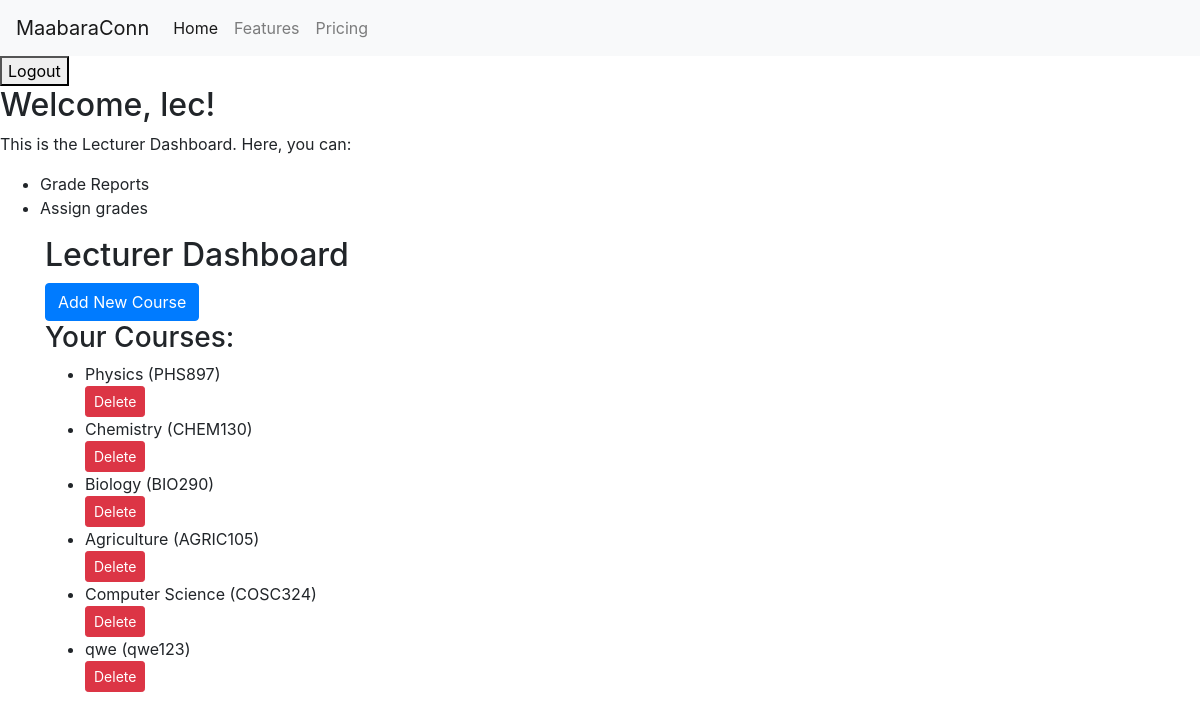
/users/dashboard/ (signed in), run on the app's committed database.
### users/models.py (models this page shows, shortened)
class User(AbstractUser):
    class Role(models.TextChoices):
        STUDENT = 'ST', _('Student')
        LAB_TECH = 'LT', _('Lab Technician')
        LECTURER = 'LE', _('Lecturer')
    role = models.CharField(
        max_length=2,
        choices=Role.choices,
        default=Role.STUDENT,
    )
    groups = models.ManyToManyField(Group, verbose_name=_('groups'), blank=True, help_text=_(
        'The groups this user belongs to. A user will get all permissions granted to each of their groups.'),
        related_name="user_set_custom",
        related_query_name="user",
    )
    user_permissions = models.ManyToManyField(
        Permission,
        verbose_name=_('user permissions'),
        blank=True,
        help_text=_('Specific permissions for this user.'),
        related_name="user_set_custom",
        related_query_name="user",
    )

class Course(models.Model):
    name = models.CharField(max_length=255, unique=True)
    code = models.CharField(max_length=10, unique=True)
    lecturer = models.ForeignKey(
        User, on_delete=models.CASCADE, related_name='courses')
    student = models.ManyToManyField(
        User, related_name='enrolled_courses', blank=False)

### users/views.py (the view, shortened to what this page needs)
# urls.py: path('dashboard/', views.dashboard, name='dashboard'),
@login_required
def dashboard(request):
    if request.user.role == User.Role.STUDENT:
        courses = Course.objects.filter(
            student=request.user)  # Example query
        lab_reports = LabReport.objects.filter(
            creator=request.user)  # Example query
        grades = Grade.objects.filter(
            lab_report__creator=request.user)  # Example query
        enrolled_courses = request.user.enrolled_courses.all()
        available_courses = Course.objects.exclude(
            id__in=enrolled_courses.values_list('id', flat=True))
        lab_reports = LabReport.objects.filter(creator=request.user)
        grades = Grade.objects.filter(lab_report__creator=request.user)
        context = {
            'enrolled_courses': enrolled_courses,
            'available_courses': available_courses,
            'lab_reports': lab_reports,
            'grades': grades,
            'courses': courses
        }
        return render(request, 'users/student_dashboard.html', context)
    elif request.user.role == User.Role.LECTURER:
        courses_taught = Course.objects.filter(
            lecturer=request.user)  # Example query
        pending_reports = LabReport.objects.filter(
            laboratory__course__lecturer=request.user, status='Pending')  # Example query
        context = {
            'courses': courses_taught,
            'pending_reports': pending_reports,
        }
        return render(request, 'users/lecturer_dashboard.html', context)
    else:
        return HttpResponse("Your role is not defined for a specific dashboard.")

### users/templates/users/lecturer_dashboard.html (shortened to what this page needs)
{% extends 'base.html' %} {% block content %}
<h2>Welcome, {{ request.user.username }}!</h2>
<p>This is the Lecturer Dashboard. Here, you can:</p>
<ul>
  <li>Grade Reports</li>
  <li>Assign grades</li>
</ul>
<div class="container">
  <h2>Lecturer Dashboard</h2>
  <a href="{% url 'add_course' %}" class="btn btn-primary">Add New Course</a>
  <h3>Your Courses:</h3>
  {% if courses %}
  <ul>
    {% for course in courses %}
    <li>{{ course.name }} ({{ course.code }})</li>
    <form
      action="{% url 'delete_course' course.id %}"
      method="post"
      style="display: inline"
    >
      <button type="submit" class="btn btn-danger btn-sm">Delete</button>
    </form>
    {% endfor %}
  </ul>
  {% else %}
  <p>You haven't created any courses yet.</p>
  {% endif %}
</div>
{% endblock %}

### data on the page
User: user.username "lec"
Course: name "Physics", code "PHS897"
Course: name "Chemistry", code "CHEM130"
Course: name "Biology", code "BIO290"
Course: name "Agriculture", code "AGRIC105"
Course: name "Computer Science", code "COSC324"
Course: name "qwe", code "qwe123"
